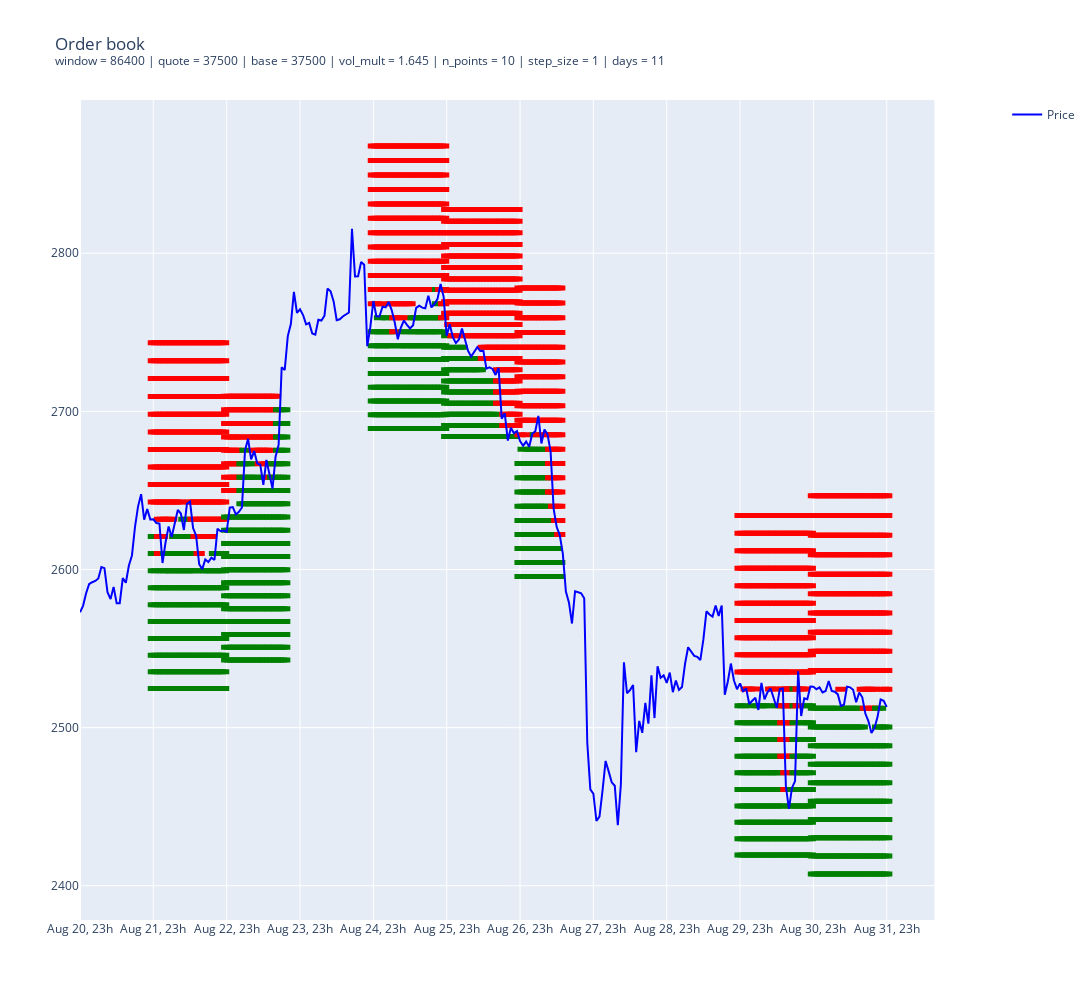

Source (notebook cell):
### Code cell
fig = make_subplots(
    rows=1,
    cols=1,
    shared_xaxes=True,
    vertical_spacing=0.05,
    subplot_titles=(""),
    specs=[[{"secondary_y": True}]],
)

for i, ob in enumerate(order_book_history_1h.iterrows()):
    bids = ob[1].bids
    asks = ob[1].asks

    fig.add_trace(
        go.Scatter(
            x=[i for _ in range(len(bids))],
            y=tuple(bids),
            mode="markers",
            name="Bids",
            showlegend=False,
            marker=dict(
                color="green",
                symbol="line-ew-open",
                size=8,
                line=dict(width=5, color="black"),
            ),
        ),
    )

    fig.add_trace(
        go.Scatter(
            x=[i for _ in range(len(asks))],
            y=tuple(asks),
            mode="markers",
            name="Asks",
            showlegend=False,
            marker=dict(
                color="red",
                symbol="line-ew-open",
                size=8,
                line=dict(width=5, color="black"),
            ),
        ),
    )

fig.add_trace(
    go.Scatter(
        x=[i for i in range(len(order_book_history_1h))],
        y=res_1h.price[window_hours:],
        mode="lines",
        name="Price",
        marker=dict(color="blue"),
        hovertext=[
            f"Price: {res_1h.price[window_hours:][i]:.2f}<br>Time: {res_1h.index[window_hours:][i].strftime('%b %d %H:%M')}"
            for i in range(len(res_1h.price[window_hours:]))
        ]
    )
)

fig.update_layout(
    height=1000,
    width=1600,
    title_text=f"Order book<br><sup>window = {window} | quote = {quote} | base = {base} | vol_mult = {vol_mult} | n_points = {n_points} | step_size = {step_size} | days = {days}</sup>",
)

fig.update_xaxes(
    tickvals=np.arange(0, len(res_1h[window_hours:]), 24),
    ticktext=[res_1h[window_hours:].index[i].strftime("%b %d, %Hh") for i in np.arange(0, len(res_1h[window_hours:]), 24)],
)

fig.show()
